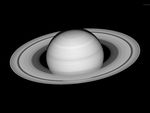
#> input picture images/saturn.jpg, 150 x 113 px, found by its file name
$ python pruebacarlos.py
#> lines starting #> are read from the running program, lines starting #| are printed output that depends on the picture
"""
Python script that performs a ray tracing simulation of an object through a biconvex lens, given certain parameters such as the object distance, focal distance, and refractive index.
The code imports the necessary libraries such as numpy and PIL, and defines a function ray_tracing that performs the simulation for a given ray (either principal or parallel) and generates an output image file in PNG format.
The main steps of the code involve computing the power and lens matrix of the biconvex lens, calculating the input and output ray vectors, finding the transversal magnification, and converting the image coordinates to lens coordinates.
The code also loads an input image file (default case: "saturn.jpg"), creates a new output image file, and calls the ray_tracing function twice, once for the principal ray and once for the parallel ray, to generate the final output image.

Created on Mon Sep 23 14:33:38 2019
Modified on Tuesday April 19 11:01:54 2023

@author: catrujilla, universidad EAFIT
"""

import numpy as np
import math
from PIL import Image

from scipy.interpolate import griddata

from scipy import interpolate

def interpolation (pixels):

  arry = np.zeros((width_output, height_output))
  for i in range(width_output):
    for j in range(height_output):
      arry[i,j] = pixels[i,j][0]

  # Get the coordinates of the non-white pixels
  nonwhite_coords = np.argwhere(arry != 255)
  # Get the coordinates of the white pixels
  white_coords = np.argwhere(arry == 255)

  # Get the pixel values of the non-white pixels
  nonwhite_pixels = arry[nonwhite_coords[:,0], nonwhite_coords[:,1]]

  # Interpolate the pixel values of the white pixels
  interpolated_pixels = griddata(nonwhite_coords, nonwhite_pixels, white_coords, method='linear', rescale=True)

  #Change resulting NaN values with some value (zero, for instance)
  interpolated_pixels = np.nan_to_num(interpolated_pixels, nan=127.0)

  #Round interpolated values to integers
  int_out = np.round(interpolated_pixels).astype(int)

  #Fill white pixels locations with interpolated values
  for i in range(int_out.shape[0]):
    pixels[white_coords[i,0], white_coords[i,1] ] = ( int_out[i], int_out[i], int_out[i] )

  #Returne pixels array with interpolated values
  return pixels

def compute_lens_matrix(nl, R1, R2, dl):
    # Power of each interface
    D1 = (nl - 1) / R1
    D2 = (nl - 1) / (-R2)

    # Lens matrix
    a1 = (1 - (D2 * dl) / nl)
    a2 = -D1 - D2 + (D1 * D2 * dl / nl)
    a3 = dl / nl
    a4 = (1 - (D1 * dl) / nl)
    A = np.array([[a1, a2], [a3, a4]])

    return A

#Ray tracing function
def ray_tracing(width, height, rayo, so, n1, si, obj, res, pixels):

    # Compute lens matrix using parameters nl, R1, R2, and dl
    A = compute_lens_matrix(nl, R1, R2, dl)

    # Define propagation matrices after and before the lens
    P2 = np.array([[1,0],[si/n1,1]])
    P1 = np.array([[1,0],[-so/n1,1]])

    # Iterate over each pixel of the image
    for i in range(width):
        for j in range(height):

            # Get pixel value and calculate its position relative to the center of the image
            pos_x = i
            pos_y = j
            pixel = obj.getpixel((pos_x, pos_y))
            x = pos_x - width/2
            y = pos_y - height/2

            # Calculate the distance from the particular pixel to the center of the object (in pixels)
            r = math.sqrt( x*x + y*y ) + 1 #Rounding correction

            #Input ray vector (point in the object plane)
            y_objeto = r*res # Conversion to real world coordinates
            if rayo == 0: #principal
                alpha_entrada = math.atan(y_objeto/so) #This ray enters towards the center of the lens
            elif rayo == 1: #parallel
                alpha_entrada = 0 #This ray enters parallel to the optical axis
            V_entrada = np.array([n1*alpha_entrada,y_objeto])

            #Output ray vector calculation
            V_salida = P2.dot(A.dot(P1.dot(V_entrada)))

            #Transversal magnification
            y_imagen = V_salida[1]
            if rayo == 0: #principal
                Mt = (-1)*y_imagen/y_objeto #atan correction
            elif rayo == 1: #parallel
                Mt = y_imagen/y_objeto

            #Conversion from image coordinates to lens coordinates
            x_prime = Mt*x
            y_prime = Mt*y
            pos_x_prime = int(x_prime + width_output/2)
            pos_y_prime = int(y_prime + height_output/2)

            if  pos_x_prime < 0 or pos_x_prime >= width_output:
            	continue

            if  pos_y_prime < 0 or pos_y_prime >= height_output:
            	continue

            if rayo == 0: #principal
                pixels[pos_x_prime, pos_y_prime] = (int(pixel), int(pixel), int(pixel))
            elif rayo == 1: #parallel
                new_gray = (int(pixel) + pixels[pos_x_prime, pos_y_prime][0])/2
                pix_fin = ( int(new_gray), int(new_gray), int(new_gray) )
                pixels[pos_x_prime, pos_y_prime] = pix_fin

    return pixels

#Biconvex lens
R1 = 0.3
R2 = -0.3
dl = 0.01
nl = 1.5

#Computing the lens' focal distance
f = R1*R2/((R2-R1)*(nl-1))
print("focal: ", f)

#Propagation distances before and after the lens
#Object distance
so = 0.1

#To guarantee conjugated planes
si = (f*so)/(so-f)
#si = 0.65
print("si: ", si)

n1 = 1 #Air index of refraction

#Magnification
Mt = -si/so
print ("Mt: ", Mt)

#Pixel size to real world size conversion
res = 0.0001 #each pixel equals 0.1 mm

#load image (Object!)
#obj = Image.open("saturn.jpg", "r")
obj = Image.open("saturn.jpg", "r")
#> obj is the input picture: PIL image 150x113 L; min 0, max 241, mean 49.6
width, height = obj.size
#> width = 150; height = 113

width_output = int(width*(abs(Mt)))
#> width_output = 224
height_output = int(height*(abs(Mt)))
#> height_output = 169

# Create new Image and a Pixel Map
image = Image.new("RGB", (width_output, height_output), "white")
#> image: PIL image 224x169 RGB; every value is 255
pixels = image.load()

#Compute the image with chief ray
pixels = ray_tracing(width, height, 0, so, n1, si, obj, res, pixels)

#Compute the cummulated image with parallel ray
pixels = ray_tracing(width, height, 1, so, n1, si, obj, res, pixels)

#Interpolate if necesarry
if (np.abs(Mt) > 1.0):
  #pixels = interpolation(pixels)
  print ("Interpolation performed")
  pass

#Save Images to File
image.save('output.png', format='PNG')
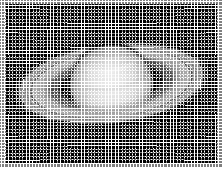
#> saved as output.png: PIL image 224x169 RGB; min 0, max 255, mean 138.3
